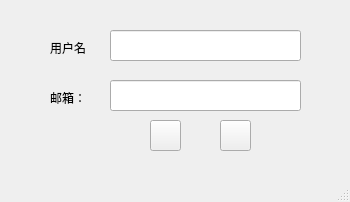
<?xml version="1.0" encoding="UTF-8"?>
<ui version="4.0">
 <class>ForgetPwWindow</class>
 <widget class="QMainWindow" name="ForgetPwWindow">
  <property name="geometry">
   <rect>
    <x>0</x>
    <y>0</y>
    <width>350</width>
    <height>202</height>
   </rect>
  </property>
  <property name="windowTitle">
   <string>MainWindow</string>
  </property>
  <widget class="QWidget" name="centralwidget">
   <widget class="QLineEdit" name="Email">
    <property name="geometry">
     <rect>
      <x>110</x>
      <y>80</y>
      <width>191</width>
      <height>31</height>
     </rect>
    </property>
    <property name="styleSheet">
     <string notr="true">border-image: url(:/image/new/5.png);
color: rgb(255, 255, 255);</string>
    </property>
    <property name="placeholderText">
     <string>请输入邮箱</string>
    </property>
   </widget>
   <widget class="QLabel" name="label">
    <property name="geometry">
     <rect>
      <x>50</x>
      <y>90</y>
      <width>51</width>
      <height>16</height>
     </rect>
    </property>
    <property name="text">
     <string>邮箱：</string>
    </property>
   </widget>
   <widget class="QLabel" name="label_2">
    <property name="geometry">
     <rect>
      <x>50</x>
      <y>40</y>
      <width>51</width>
      <height>16</height>
     </rect>
    </property>
    <property name="text">
     <string>用户名</string>
    </property>
   </widget>
   <widget class="QLineEdit" name="UserName">
    <property name="geometry">
     <rect>
      <x>110</x>
      <y>30</y>
      <width>191</width>
      <height>31</height>
     </rect>
    </property>
    <property name="styleSheet">
     <string notr="true">border-image: url(:/image/new/5.png);
color: rgb(255, 255, 255);</string>
    </property>
    <property name="placeholderText">
     <string>请输入用户名</string>
    </property>
   </widget>
   <widget class="QPushButton" name="Submit">
    <property name="geometry">
     <rect>
      <x>150</x>
      <y>120</y>
      <width>31</width>
      <height>31</height>
     </rect>
    </property>
    <property name="styleSheet">
     <string notr="true">border-image: url(:/image/new/26.png);</string>
    </property>
    <property name="text">
     <string/>
    </property>
   </widget>
   <widget class="QPushButton" name="Submit_2">
    <property name="geometry">
     <rect>
      <x>220</x>
      <y>120</y>
      <width>31</width>
      <height>31</height>
     </rect>
    </property>
    <property name="styleSheet">
     <string notr="true">border-image: url(:/image/new/27.png);</string>
    </property>
    <property name="text">
     <string/>
    </property>
   </widget>
  </widget>
  <widget class="QMenuBar" name="menubar">
   <property name="geometry">
    <rect>
     <x>0</x>
     <y>0</y>
     <width>350</width>
     <height>25</height>
    </rect>
   </property>
  </widget>
  <widget class="QStatusBar" name="statusbar"/>
 </widget>
 <resources/>
 <connections/>
</ui>
